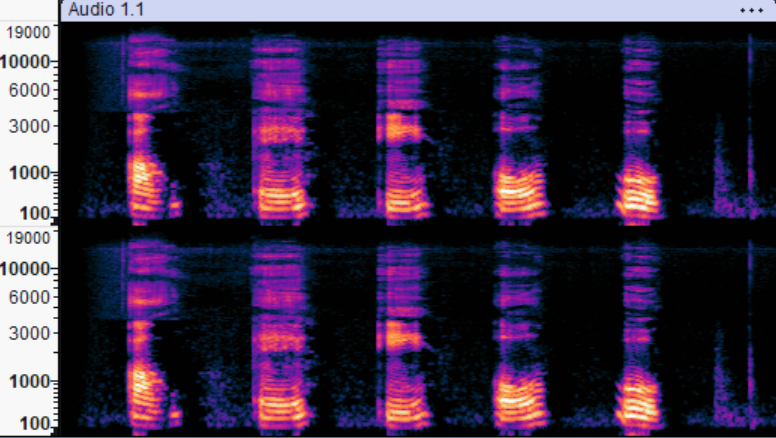
#> input picture Lab4/spectograma_audacity.png, 776 x 438 px, found by its file name
$ python lab4.py
#> lines starting #> are read from the running program, lines starting #| are printed output that depends on the picture
import numpy as np, matplotlib.pyplot as plt, time, matplotlib.image as img, scipy.io.wavfile as wavf, sounddevice, scipy

# Ex 1
def DFT(x):
    N = len(x)
    X = []
    for k in range(N):
        suma = 0
        for n in range(N):
            suma += x[n] * np.exp(-2j * np.pi * k * n / N)
        X.append(suma)
    return np.array(X)

def FFT(x):
    n = len(x)
    if n <= 1:
        return x
    if n % 2 != 0:
        x = np.append(x, 0) # adauga un 0 la final daca e impar
        n = len(x)
    par = FFT(x[0::2])
    imp = FFT(x[1::2])
    m = min(len(par), len(imp)) # same length when padded
    T = [np.exp(-2j * np.pi * k / n) * imp[k] for k in range(m)]
    return [par[k] + T[k] for k in range(m)] + [par[k] - T[k] for k in range(m)]


frecventa_de_esantionare = 600
durata = 1
t = np.linspace(0, durata, int(durata * frecventa_de_esantionare))

f1, f2, f3 = 5, 20, 200
A1, A2, A3 = 1.0, 2.0, 0.75

x = A1 * np.sin(2 * np.pi * f1 * t) + A2 * np.sin(2 * np.pi * f2 * t) + A3 * np.sin(2 * np.pi * f3 * t)


N_values = [128, 256, 512, 1024, 2048, 4096, 8192]

timp_DFT = []
timp_FFT = []
timp_numpy = []

for N in N_values:
    semnal = x[:N]

    start = time.time()
    DFT(semnal)
    timp_DFT.append(time.time() - start)

    start = time.time()
    FFT(semnal)
    timp_FFT.append(time.time() - start)

    start = time.time()
    np.fft.fft(semnal)
    timp_numpy.append(time.time() - start)

plt.figure(figsize=(10, 8))
plt.plot(N_values, timp_DFT, "o-", label="DFT")
plt.plot(N_values, timp_FFT, "o-", label="FFT Manual")
plt.plot(N_values, timp_numpy, "o-", label="FFT Numpy")
plt.yscale('log')
plt.xlabel("Dimensiunea vectorului N")
plt.ylabel("Timp de execuție log scale")
plt.title("Compararea timpiilor de execuție: DFT vs FFT")
plt.grid(True)
plt.legend(loc="center left", bbox_to_anchor=(1, 0.5))
plt.tight_layout()
plt.savefig(fname="./Lab4/dft_vs_fft_manual_vs_fft_numpy.pdf", format="pdf")
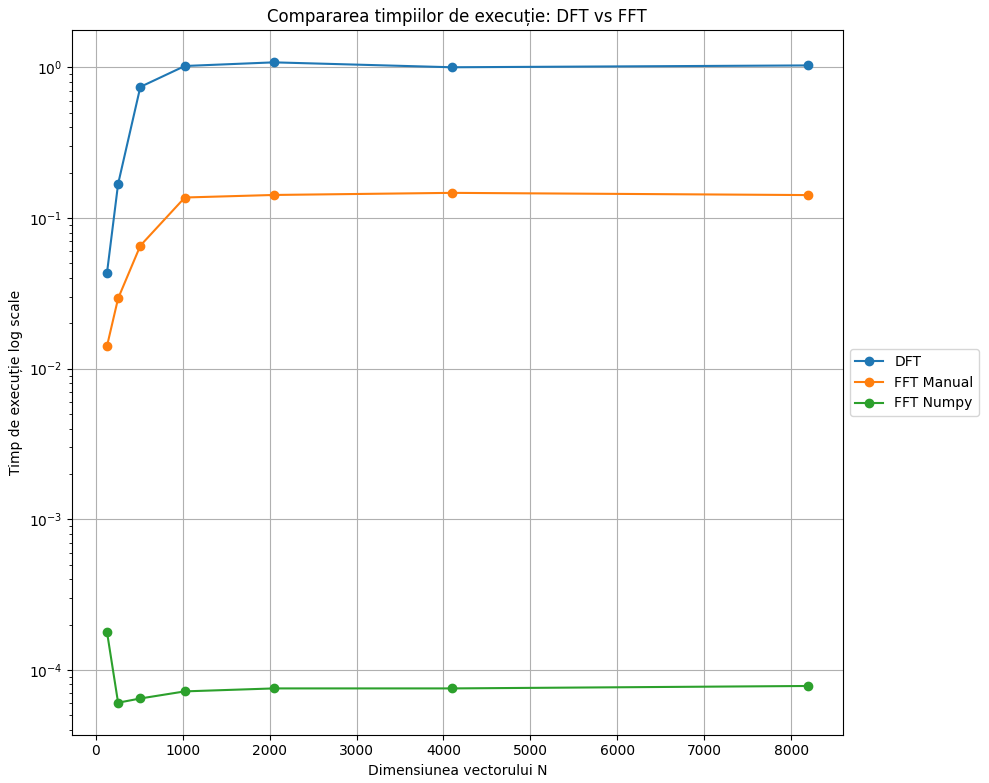
#> figure drawn by matplotlib, 1 panel
plt.show()

# Ex 2

frecventa = 20
amplitudine = 1
faza = 0
durata = 3
frecventa_de_esantionare = 333
t = np.linspace(0, durata, int(durata * frecventa_de_esantionare))
semnal_sinus_continuu = amplitudine * np.sin(2 * np.pi * frecventa * t + faza)

f_s = 4
t_esantionat = np.arange(0, durata, 1/f_s)

semnal_sinus = amplitudine * np.sin(2 * np.pi * frecventa * t_esantionat + faza)

frec_1 = 4
frec_2 = 10
semnal_sinus_1 = amplitudine * np.sin(2 * np.pi * frec_1 * t_esantionat + faza)
semnal_sinus_2 = amplitudine * np.sin(2 * np.pi * frec_2 * t_esantionat + faza)
semnal_sinus_1_continuu = amplitudine * np.sin(2 * np.pi * frec_1 * t + faza)
semnal_sinus_2_continuu = amplitudine * np.sin(2 * np.pi * frec_2 * t + faza)

fig, ax = plt.subplots(6, 1, figsize=(12, 12))

ax[0].plot(t, semnal_sinus_continuu, label = "Continuu")
ax[0].scatter(t_esantionat, semnal_sinus, label = "Esantionat", color="green")
ax[0].set_title("Semnal original")
ax[0].legend(loc="center left", bbox_to_anchor=(1, 0.5))
ax[0].grid(True)

ax[1].plot(t, semnal_sinus_1_continuu, label = "Continuu 1")
ax[1].scatter(t_esantionat, semnal_sinus_1, label = "Esantionat 1", color="green")
ax[1].set_title("Semnal 1")
ax[1].legend(loc="center left", bbox_to_anchor=(1, 0.5))
ax[1].grid(True)

ax[2].plot(t, semnal_sinus_2_continuu, label = "Continuu 2")
ax[2].scatter(t_esantionat, semnal_sinus_2, label = "Esantionat 2", color="green")
ax[2].set_title("Semnal 2")
ax[2].legend(loc="center left", bbox_to_anchor=(1, 0.5))
ax[2].grid(True)

ax[3].plot(t, semnal_sinus_continuu, label = "Continuu")
ax[3].scatter(t_esantionat, semnal_sinus, label = "Esantionat", color="green")
ax[3].plot(t, semnal_sinus_1_continuu, label = "Continuu 1")
ax[3].scatter(t_esantionat, semnal_sinus_1, label = "Esantionat 1", color="red")
ax[3].grid(True)
ax[3].legend(loc="center left", bbox_to_anchor=(1, 0.5))
ax[3].set_title("Semnal original vs semnal 1")

ax[4].plot(t, semnal_sinus_continuu, label = "Continuu")
ax[4].scatter(t_esantionat, semnal_sinus, label = "Esantionat", color="green")
ax[4].plot(t, semnal_sinus_2_continuu, label = "Continuu 2")
ax[4].scatter(t_esantionat, semnal_sinus_2, label = "Esantionat 2", color="red")
ax[4].grid(True)
ax[4].legend(loc="center left", bbox_to_anchor=(1, 0.5))
ax[4].set_title("Semnal original vs semnal 2")

ax[5].plot(t, semnal_sinus_continuu, label = "Continuu")
ax[5].scatter(t_esantionat, semnal_sinus, label = "Esantionat", color="green")
ax[5].plot(t, semnal_sinus_1_continuu, label = "Continuu 1")
ax[5].scatter(t_esantionat, semnal_sinus_1, label = "Esantionat 1", color="red")
ax[5].plot(t, semnal_sinus_2_continuu, label = "Continuu 2")
ax[5].scatter(t_esantionat, semnal_sinus_2, label = "Esantionat 2", color="black")
ax[5].grid(True)
ax[5].legend(loc="center left", bbox_to_anchor=(1, 0.5))
ax[5].set_title("Semnal original vs semnal 1 vs semnal 2")
fig.tight_layout(pad=5.0)
plt.savefig(fname="./Lab4/fenomenul_de_aliere.pdf", format="pdf")
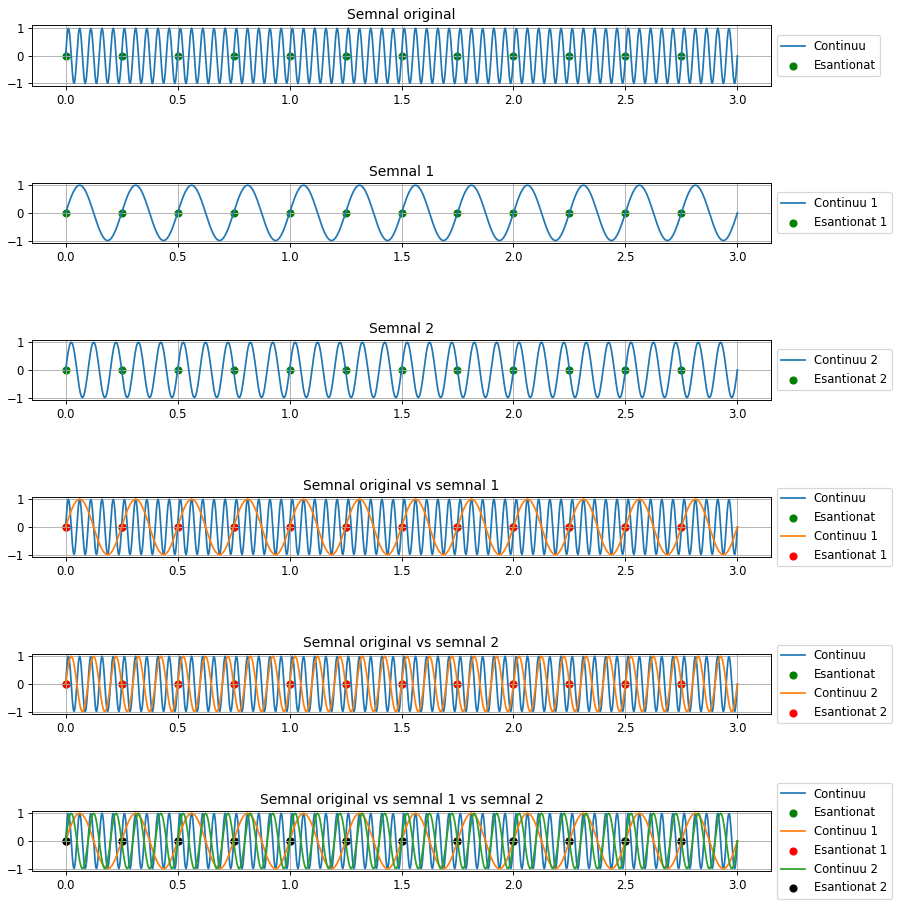
#> figure drawn by matplotlib, 6 panels; panel 1: curve peaks at x = 1.26, y = 1; panel 2: curve peaks at x = 0.313, y = 1; panel 3: curve peaks at x = 1.03, y = 1; panel 4: curve peaks at x = 1.26, y = 1
plt.show()

# Ex 3

f_s_mare = 333
t_mare = np.linspace(0, durata, int(durata * f_s_mare))
semnal_continuu = amplitudine * np.sin(2 * np.pi * frecventa * t_mare + faza)

f_s_mic = 15
t_mic = np.arange(0, durata, 1/f_s_mic)
semnal_esantionat_alias = amplitudine * np.sin(2 * np.pi * frecventa * t_mic + faza)

t_corect = np.arange(0, durata, 1/f_s_mare)
semnal_esantionat_corect = amplitudine * np.sin(2 * np.pi * frecventa * t_corect + faza)

frec_1 = 4
frec_2 = 10
semnal_1 = np.sin(2 * np.pi * frec_1 * t_mare)
semnal_2 = np.sin(2 * np.pi * frec_2 * t_mare)

fig, ax = plt.subplots(3, 1, figsize=(12, 10))

ax[0].plot(t_mare, semnal_continuu, label="Semnal continuu", color="blue")
ax[0].scatter(t_corect, semnal_esantionat_corect, label="Esantionat", color="red")
ax[0].set_title("Fara aliasing (f_s > f_Nyquist)")
ax[0].set_xlim(0, 0.5)
ax[0].legend(loc="center left", bbox_to_anchor=(1, 0.5))
ax[0].grid(True)

ax[1].plot(t_mare, semnal_continuu, label="Semnal continuu", color="blue")
ax[1].scatter(t_mic, semnal_esantionat_alias, label="Esantionat", color="orange")
ax[1].set_title("Cu aliasing (f_s < f_Nyquist)")
ax[1].set_xlim(0, 0.5)
ax[1].legend(loc="center left", bbox_to_anchor=(1, 0.5))
ax[1].grid(True)

ax[2].plot(t_mare, semnal_1, label="Semnal 1", color="red")
ax[2].plot(t_mare, semnal_2, label="Semnal 2", color="blue")
ax[2].plot(t_mare, semnal_continuu, label="Semnal 3", color="green")
ax[2].scatter(t_corect, np.sin(2 * np.pi * frec_1 * t_corect), color="red", label="Esantionare 1")
ax[2].scatter(t_corect, np.sin(2 * np.pi * frec_2 * t_corect), color="blue", label="Esantionare 2")
ax[2].scatter(t_corect, np.sin(2 * np.pi * frecventa * t_corect),  color="green", label="Esantionare 3")
ax[2].set_title("Comparare semnal 1 vs semnal 2 vs semnal 3")
ax[2].set_xlim(0, 0.5)
ax[2].legend(loc="center left", bbox_to_anchor=(1, 0.5))
ax[2].grid(True)

fig.tight_layout(pad=4)
plt.savefig("./Lab4/lipsa_fenomenului_de_aliere.pdf", format="pdf")
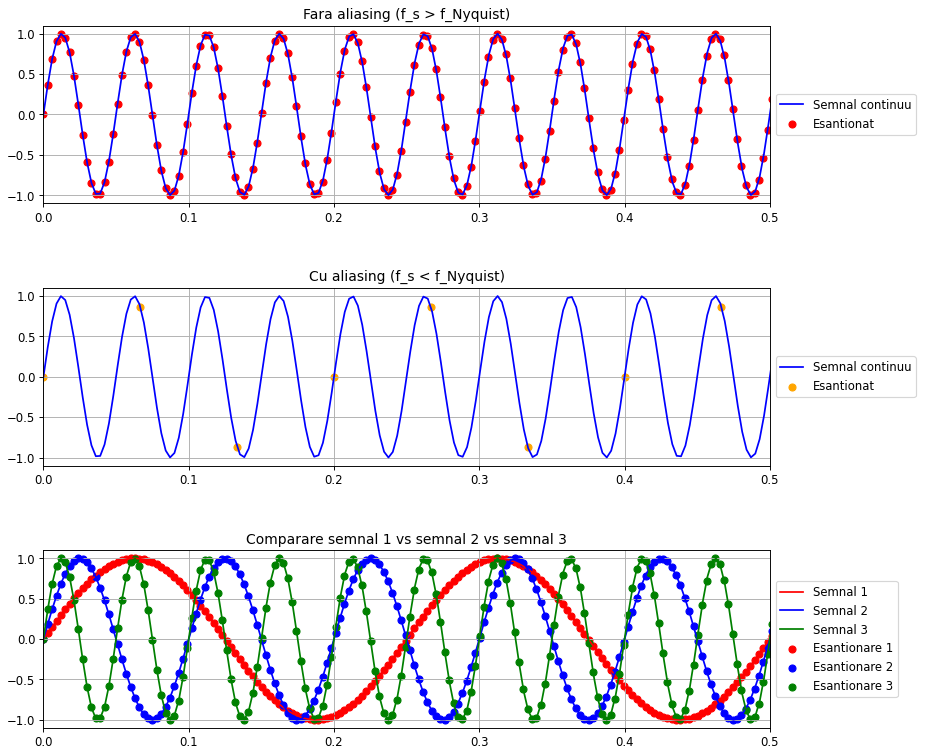
#> figure drawn by matplotlib, 3 panels; panel 1: curve peaks at x = 1.26, y = 1; panel 2: curve peaks at x = 1.26, y = 1; panel 3: curve peaks at x = 0.313, y = 1; panel 3: curve peaks at x = 1.03, y = 1
plt.show()

# Ex 4

print(f"Pentru contrabas (40Hz - 200Hz) fs > 2 * fmax, fmax = 200 => minimul Nyquist este: 400Hz")

# Ex 5

im = img.imread("./Lab4/spectograma_audacity.png")
#> im is the input picture: shape (438, 776, 4) float32; mean R, G, B, A 0.227, 0.17, 0.267, 1
plt.imshow(im)
plt.title("Spectrograma inregistrarii vocalelor cu Audacity")
plt.axis('off')
plt.show()

# Ex 6

#> (the run stopped early here; a loop or call above may not have finished)
